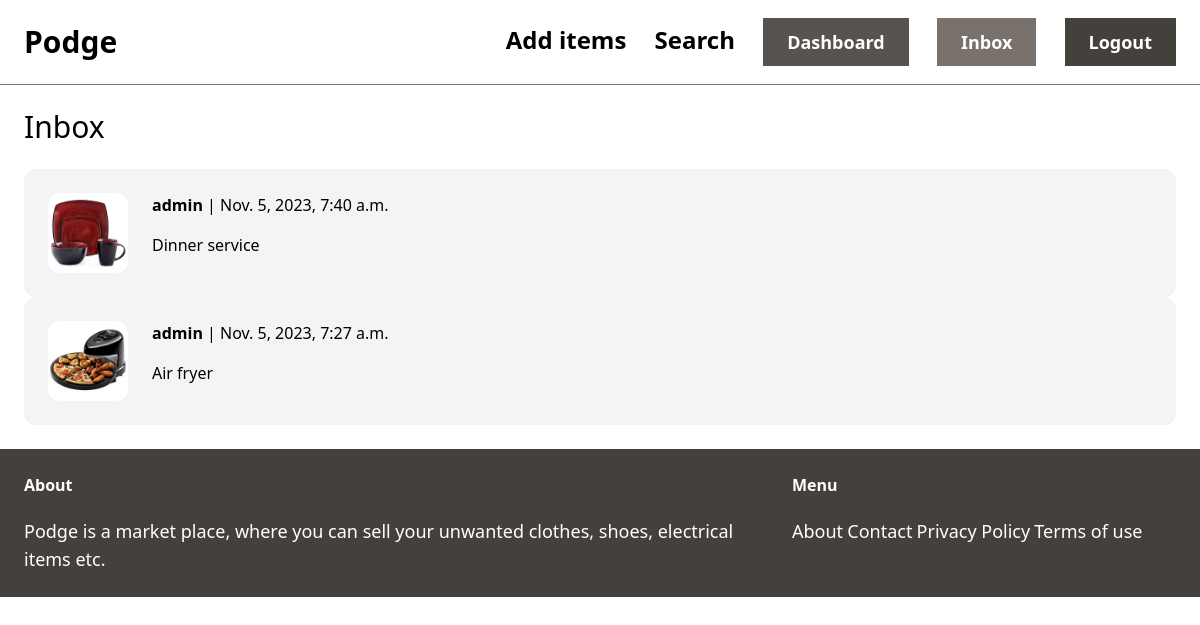
The app's page /inbox/ (signed in), older data.
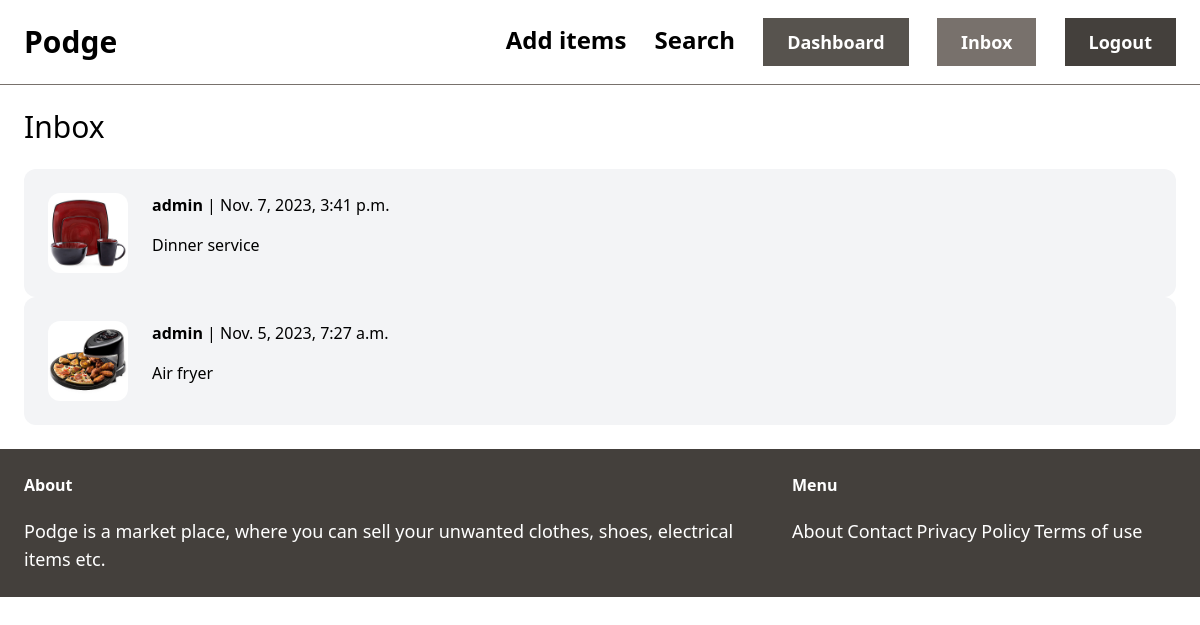
The same page, newer data.
### conversation/models.py (models this page shows)
class Conversation(models.Model):
    item = models.ForeignKey(Item, related_name='conversations', on_delete=models.CASCADE)
    members = models.ManyToManyField(User, related_name='conversations')
    created_at = models.DateTimeField(auto_now_add=True)
    modified_at = models.DateTimeField(auto_now=True)
    class Meta:
        ordering = ('-modified_at',)

### item/models.py (models this page shows, shortened)
class Item(models.Model):
    category = models.ForeignKey(Category, related_name='items', on_delete=models.CASCADE)
    name = models.CharField(max_length=255)
    description = models.TextField(blank=True, null=True)
    price = models.FloatField()
    image = models.ImageField(upload_to='item_images', blank=True, null=True)
    is_sold = models.BooleanField(default=False)
    created_by = models.ForeignKey(User, related_name='items', on_delete=models.CASCADE)
    created_at = models.DateTimeField(auto_now_add=True)

### conversation/views.py (the view)
# urls.py: path('', views.inbox, name='inbox'),
@login_required
def inbox(request):
    conversations = Conversation.objects.filter(members__in=[request.user.id])
    return render(request, 'conversation/inbox.html', {
        'conversations': conversations
    })

### conversation/templates/conversation/inbox.html (shortened to what this page needs)
{% extends 'home/base.html' %}
{% block content %}
<h1 class="mb-6 text-3xl">Inbox</h1>
<div class="space-y-6">
    {% for conversation in conversations %}
        <a href="{% url 'conversation:detail' conversation.id %}">
            <div class="p-6 flex bg-gray-100 rounded-xl">
                <div class="pr-6">
                    <img src="{{ conversation.item.image.url }}" class="w-20 rounded-xl">
                </div>
                <div>
                    {% for member in conversation.members.all %}
                        {% if member != request.user %}
                            <p class="mb-4"><strong>{{ member.username }}</strong> | {{ conversation.modified_at }}</p>
                            <p>{{ conversation.item.name }}</p>
                        {% endif %}
                    {% endfor %}
                </div>
            </div>
        </a>
    {% endfor %}
</div>
{% endblock %}

Row changes from the older to the newer data that the page shows:
changed Conversation "Dinner service": modified_at "Nov. 5, 2023, 7:40 a.m." → "Nov. 7, 2023, 3:41 p.m."
